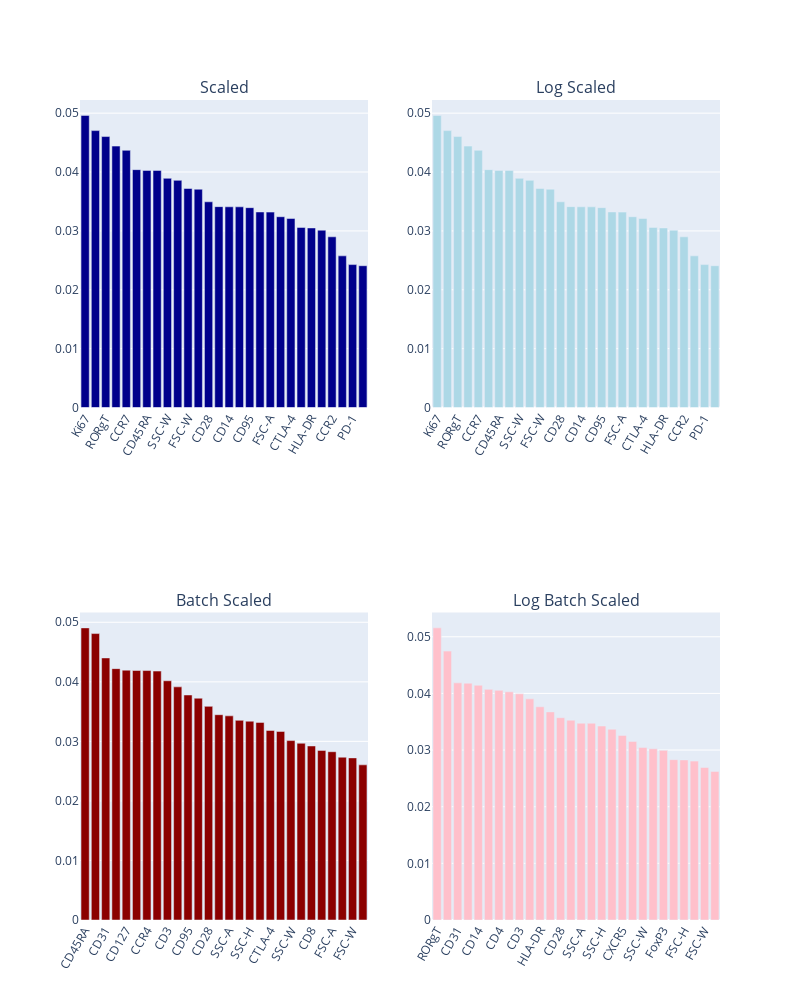

Notebook source saved alongside this figure:
### Code cell
import plotly.graph_objects as go
import plotly.subplots as sp

# Prepare the data for each category
df_scaled = scaled["importance"]
df_scaled.index = df_scaled.mark
df_scaled.sort_values("importance", inplace=True)
df_scaled = df_scaled.iloc[::-1]  # Reverse the order of the dataframe

df_logscaled = logscaled["importance"]
df_logscaled.index = df_logscaled.mark
df_logscaled.sort_values("importance", inplace=True)
df_logscaled = df_logscaled.iloc[::-1]  # Reverse the order of the dataframe

df_batch = batch["importance"]
df_batch.index = df_batch.mark
df_batch.sort_values("importance", inplace=True)
df_batch = df_batch.iloc[::-1]  # Reverse the order of the dataframe

df_logbatch = logbatch["importance"]
df_logbatch.index = df_logbatch.mark
df_logbatch.sort_values("importance", inplace=True)
df_logbatch = df_logbatch.iloc[::-1]  # Reverse the order of the dataframe

# Create subplots
fig = sp.make_subplots(rows=2, cols=2, subplot_titles=['Scaled', 'Log Scaled', 'Batch Scaled', 'Log Batch Scaled'])

# Define custom colors
colors = ['darkblue', 'lightblue', 'darkred', 'pink']

# Add bar traces for each category
fig.add_trace(go.Bar(x=df_scaled.index, y=df_scaled.importance, name='Scaled', marker=dict(color="darkblue")), row=1, col=1)
fig.add_trace(go.Bar(x=df_logscaled.index, y=df_logscaled.importance, name='Log Scaled', marker=dict(color="lightblue")), row=1, col=2)
fig.add_trace(go.Bar(x=df_batch.index, y=df_batch.importance, name='Batch Scaled', marker=dict(color="darkred")), row=2, col=1)
fig.add_trace(go.Bar(x=df_logbatch.index, y=df_logbatch.importance, name='Log Batch Scaled', marker=dict(color="pink")), row=2, col=2)

# Update layout
fig.update_layout(width=800, height=1000, showlegend=False)
fig.update_xaxes(tickangle=300)

# Show the plot
fig.show()

### Figure 1 — Plotly figure (JSON) as saved in the notebook; plotly's stock layout.template omitted (floating-point values rounded to 4 significant figures)
{"data": [{"marker": {"color": "darkblue"}, "name": "Scaled", "type": "bar", "x": ["Ki67", "CD127", "RORgT", "CCR4", "CCR7", "CD4", "CD45RA", "CD31", "SSC-W", "CXCR3", "FSC-W", "CD3", "CD28", "SSC-A", "CD14", "FSC-H", "CD95", "SSC-H", "FSC-A", "FoxP3", "CTLA-4", "ICOS", "HLA-DR", "CXCR5", "CCR2", "CD8", "PD-1", "CD25"], "xaxis": "x", "y": [0.04963, 0.04704, 0.04603, 0.0444, 0.04369, 0.04041, 0.04028, 0.04028, 0.03894, 0.03859, 0.0372, 0.03708, 0.03494, 0.03412, 0.03409, 0.03409, 0.03395, 0.03321, 0.03319, 0.03241, 0.0321, 0.03059, 0.0305, 0.03012, 0.02899, 0.02576, 0.02428, 0.02408], "yaxis": "y"}, {"marker": {"color": "lightblue"}, "name": "Log Scaled", "type": "bar", "x": ["Ki67", "CD127", "RORgT", "CCR4", "CCR7", "CD4", "CD45RA", "CD31", "SSC-W", "CXCR3", "FSC-W", "CD3", "CD28", "SSC-A", "CD14", "FSC-H", "CD95", "SSC-H", "FSC-A", "FoxP3", "CTLA-4", "ICOS", "HLA-DR", "CXCR5", "CCR2", "CD8", "PD-1", "CD25"], "xaxis": "x2", "y": [0.04963, 0.04704, 0.04603, 0.0444, 0.04369, 0.04041, 0.04028, 0.04028, 0.03894, 0.03859, 0.0372, 0.03708, 0.03494, 0.03412, 0.03409, 0.03409, 0.03395, 0.03321, 0.03319, 0.03241, 0.0321, 0.03059, 0.0305, 0.03012, 0.02899, 0.02576, 0.02428, 0.02408], "yaxis": "y2"}, {"marker": {"color": "darkred"}, "name": "Batch Scaled", "type": "bar", "x": ["CD45RA", "RORgT", "CD31", "CD4", "CD127", "Ki67", "CCR4", "CD14", "CD3", "CCR7", "CD95", "CXCR3", "CD28", "CXCR5", "SSC-A", "CCR2", "SSC-H", "HLA-DR", "CTLA-4", "ICOS", "SSC-W", "FoxP3", "CD8", "FSC-H", "FSC-A", "CD25", "FSC-W", "PD-1"], "xaxis": "x3", "y": [0.04906, 0.0481, 0.04401, 0.04222, 0.04196, 0.04191, 0.04189, 0.04181, 0.04018, 0.03916, 0.03779, 0.03725, 0.03588, 0.03448, 0.03429, 0.03353, 0.03339, 0.03318, 0.03183, 0.03167, 0.03013, 0.02968, 0.02923, 0.02849, 0.02826, 0.02734, 0.02723, 0.02606], "yaxis": "y3"}, {"marker": {"color": "pink"}, "name": "Log Batch Scaled", "type": "bar", "x": ["RORgT", "CD45RA", "CD31", "CCR7", "CD14", "Ki67", "CD4", "CCR4", "CD3", "CD127", "HLA-DR", "CXCR3", "CD28", "CD95", "SSC-A", "CCR2", "SSC-H", "ICOS", "CXCR5", "CTLA-4", "SSC-W", "CD25", "FoxP3", "CD8", "FSC-H", "FSC-A", "FSC-W", "PD-1"], "xaxis": "x4", "y": [0.05157, 0.04747, 0.04186, 0.04181, 0.04144, 0.04071, 0.04055, 0.04029, 0.03993, 0.03904, 0.03764, 0.03674, 0.03571, 0.03528, 0.03475, 0.03475, 0.03425, 0.03368, 0.03259, 0.03153, 0.03044, 0.03023, 0.02995, 0.02831, 0.02826, 0.02805, 0.02693, 0.02623], "yaxis": "y4"}], "layout": {"annotations": [{"font": {"size": 16}, "showarrow": false, "text": "Scaled", "x": 0.225, "xanchor": "center", "xref": "paper", "y": 1, "yanchor": "bottom", "yref": "paper"}, {"font": {"size": 16}, "showarrow": false, "text": "Log Scaled", "x": 0.775, "xanchor": "center", "xref": "paper", "y": 1, "yanchor": "bottom", "yref": "paper"}, {"font": {"size": 16}, "showarrow": false, "text": "Batch Scaled", "x": 0.225, "xanchor": "center", "xref": "paper", "y": 0.375, "yanchor": "bottom", "yref": "paper"}, {"font": {"size": 16}, "showarrow": false, "text": "Log Batch Scaled", "x": 0.775, "xanchor": "center", "xref": "paper", "y": 0.375, "yanchor": "bottom", "yref": "paper"}], "height": 1000, "showlegend": false, "width": 800, "xaxis": {"anchor": "y", "domain": [0, 0.45], "tickangle": -60}, "xaxis2": {"anchor": "y2", "domain": [0.55, 1], "tickangle": -60}, "xaxis3": {"anchor": "y3", "domain": [0, 0.45], "tickangle": -60}, "xaxis4": {"anchor": "y4", "domain": [0.55, 1], "tickangle": -60}, "yaxis": {"anchor": "x", "domain": [0.625, 1]}, "yaxis2": {"anchor": "x2", "domain": [0.625, 1]}, "yaxis3": {"anchor": "x3", "domain": [0, 0.375]}, "yaxis4": {"anchor": "x4", "domain": [0, 0.375]}}}
